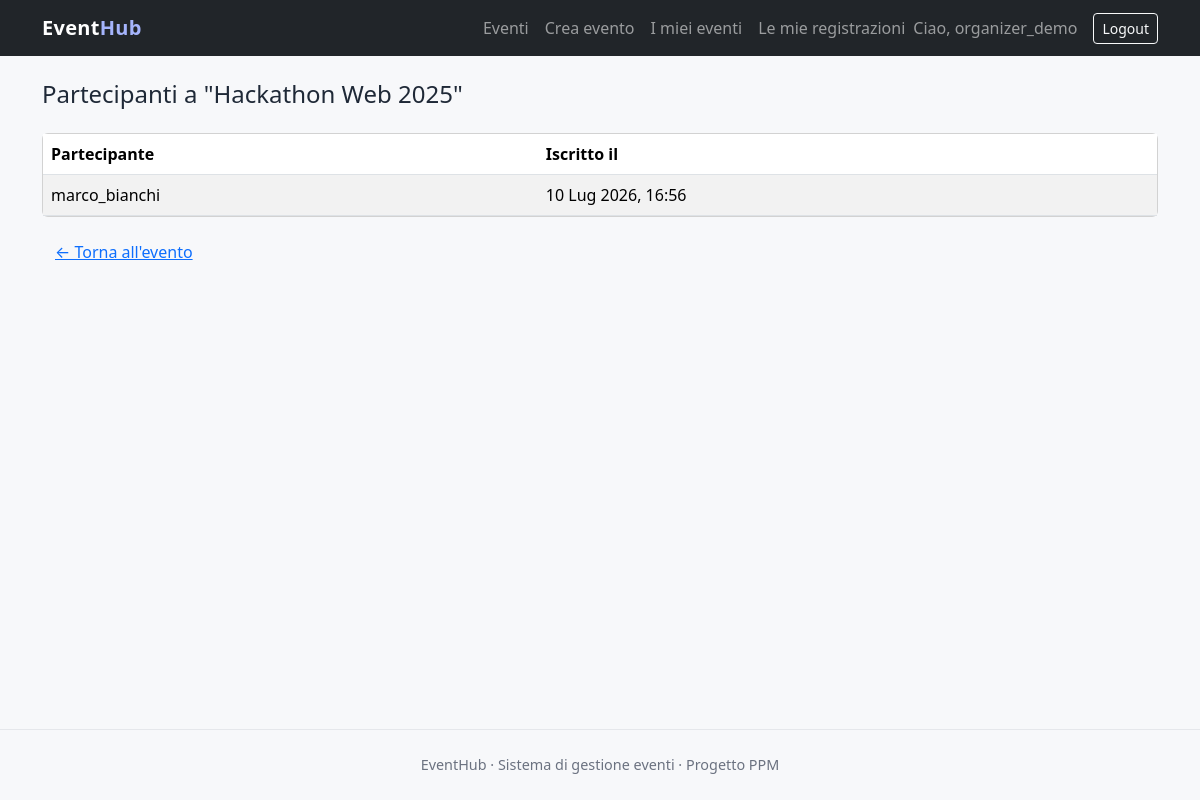
The app's page /event/4/participants/ (signed in) with its own data.
### accounts/models.py (models this page shows, shortened)
class CustomUser(AbstractUser):
    bio = models.TextField(
        "biografia",
        blank=True,
        help_text="Breve descrizione facoltativa dell'utente.",
    )
    @property
    def is_organizer(self):
        return self.groups.filter(name="Organizer").exists()

### events/models.py (models this page shows, shortened)
class Event(models.Model):
    title = models.CharField("titolo", max_length=200)
    description = models.TextField("descrizione")
    date = models.DateTimeField("data e ora")
    location = models.CharField("luogo", max_length=200)
    organizer = models.ForeignKey(
        settings.AUTH_USER_MODEL,
        on_delete=models.CASCADE,
        related_name="events_organized",
        verbose_name="organizzatore",
    )
    class Meta:
        ordering = ["date"]

class Registration(models.Model):
    event = models.ForeignKey(
        Event,
        on_delete=models.CASCADE,
        related_name="registrations",
        verbose_name="evento",
    )
    attendee = models.ForeignKey(
        settings.AUTH_USER_MODEL,
        on_delete=models.CASCADE,
        related_name="registrations",
        verbose_name="partecipante",
    )
    registered_at = models.DateTimeField("iscritto il", auto_now_add=True)
    class Meta:
        ordering = ["-registered_at"]
        unique_together = ("event", "attendee")

### events/views.py (the view)
# urls.py: path("event/<int:pk>/participants/", views.EventParticipantsView.as_view(), name="event-participants"),
class EventParticipantsView(EventOwnerRequiredMixin, DetailView):
    model = Event
    template_name = "events/event_participants.html"
    context_object_name = "event"

### events/views.py (called while the page is built)
    def test_func(self):
        return self.get_object().organizer == self.request.user

### templates/events/event_participants.html (shortened to what this page needs)
{% extends "base.html" %}
{% block content %}
<h1 class="h4 mb-4">Partecipanti a "{{ event.title }}"</h1>
{% if event.registrations.all %}
    <div class="card">
        <table class="table table-striped mb-0">
            <thead>
                <tr><th>Partecipante</th><th>Iscritto il</th></tr>
            </thead>
            <tbody>
                {% for registration in event.registrations.all %}
                    <tr>
                        <td>{{ registration.attendee.username }}</td>
                        <td>{{ registration.registered_at|date:"d M Y, H:i" }}</td>
                    </tr>
                {% endfor %}
            </tbody>
        </table>
    </div>
{% else %}
    <p class="text-muted">Ancora nessun iscritto a questo evento.</p>
{% endif %}
<a href="{% url 'event-detail' event.pk %}" class="btn btn-link mt-3">&larr; Torna all'evento</a>
{% endblock %}

### templates/base.html (shortened to what this page needs)
{% load static %}
<!DOCTYPE html>
<html lang="it">
<head>
    <link href="https://cdn.jsdelivr.net/npm/bootstrap@5.3.3/dist/css/bootstrap.min.css" rel="stylesheet">
    <link href="{% static 'css/style.css' %}" rel="stylesheet">
</head>
<body class="d-flex flex-column min-vh-100">
    <nav class="navbar navbar-expand-lg navbar-dark bg-dark">
        <div class="container">
            <a class="navbar-brand" href="{% url 'event-list' %}">Event<span>Hub</span></a>
            <div class="navbar-nav ms-auto align-items-lg-center">
                <a class="nav-link" href="{% url 'event-list' %}">Eventi</a>
                {% if user.is_authenticated %}
                    {% if user.is_organizer %}
                        <a class="nav-link" href="{% url 'event-create' %}">Crea evento</a>
                        <a class="nav-link" href="{% url 'my-events' %}">I miei eventi</a>
                    {% endif %}
                    <a class="nav-link" href="{% url 'my-registrations' %}">Le mie registrazioni</a>
                    <span class="navbar-text me-3">Ciao, {{ user.username }}</span>
                    <form method="post" action="{% url 'logout' %}" class="d-inline">
                        <button type="submit" class="btn btn-outline-light btn-sm">Logout</button>
                    </form>
                {% else %}
                    <a class="nav-link" href="{% url 'login' %}">Accedi</a>
                    <a class="nav-link" href="{% url 'signup' %}">Registrati</a>
                {% endif %}
            </div>
        </div>
    </nav>
    <main class="container my-4 flex-grow-1">
        {% block content %}{% endblock %}
    </main>
    <footer>
        <div class="container">EventHub &middot; Sistema di gestione eventi &middot; Progetto PPM</div>
    </footer>
</body>
</html>

### static/css/style.css (style rules this page uses)
:root { --accent: #4f46e5; --accent-dark: #4338ca; --bg: #f7f8fa; }
body { background-color: var(--bg); color: #1f2937; }
.navbar-brand { font-weight: 700; letter-spacing: .3px; }
.navbar-brand span { color: #a5b4fc; }
footer { color: #6b7280; padding: 1.5rem 0; text-align: center; font-size: .9rem; border-top: 1px solid #e5e7eb; margin-top: 2rem; }
a { text-decoration: none; }

### records on screen
CustomUser: username "organizer_demo"
Event: title "Hackathon Web 2025"
Registration: attendee.username "marco_bianchi", registered_at "10 Lug 2026, 16:56"
